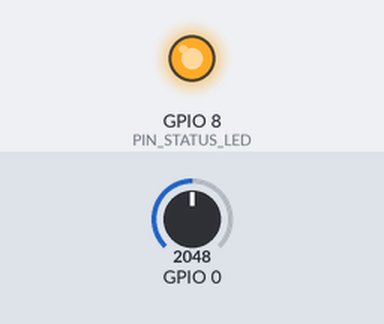
Recording of a program running on a simulated ESP32-C3. Parts: output pins drawn as LEDs (lit = HIGH). The test bench sets the inputs (shaded band); at power-on: GPIO 0 = 2048 (analog values on the 0–4095 scale). WiFi joins after 1.5 s; servers stay silent unless stated; what the program prints to the serial monitor is not drawn.

Above: at 4.1 s.
Timing chart, 0 to 8.2 s (numbered marks = the images above):
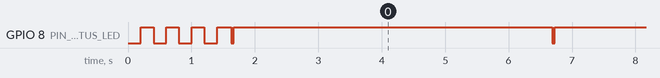

The program:

main.cpp
```cpp
// GreenHub - Firmware Sensor Node 2 (ESP32-C3 Super Mini)
// Phần cứng:
//   - Cảm biến độ ẩm đất: AOUT -> GPIO0 (ADC1_CH0, 12-bit 0..4095)
//   - LED trạng thái trên board ESP32-C3 Super Mini: GPIO8 (kích mức LOW)
// Tích hợp:
//   - Kết nối Wi-Fi "Greenhouse-IOT" (pass "12345678") cùng mạng với Node 1 & Gateway
//   - Đọc ADC1 12-bit trên GPIO0 (không xung đột Wi-Fi RF như ESP8266), lấy median 5 mẫu
//   - Gửi gói UDP JSON {"type":"node2","zone":2,"seq":...,"mac":...,"soil_pct":...,"soil_raw":...} mỗi 5 giây
//   - Hỗ trợ nạp code không dây qua ArduinoOTA (hostname: node2.local)

#include <Arduino.h>
#include <ArduinoJson.h>
#include <ArduinoOTA.h>
#include <WiFi.h>
#include <WiFiUdp.h>
#include <stdio.h>
#include <string.h>

#include "gh_config.h"
#include "gh_packets.h"

namespace {

#ifdef PIN_SOIL_AOUT
constexpr uint8_t PIN_SOIL_ADC = PIN_SOIL_AOUT;
#else
constexpr uint8_t PIN_SOIL_ADC = 0;  // GPIO0 (ADC1_CH0 trên ESP32-C3)
#endif

#ifdef PIN_LED
constexpr uint8_t PIN_STATUS_LED = PIN_LED;
#else
constexpr uint8_t PIN_STATUS_LED = 8;  // LED tích hợp ESP32-C3 Super Mini (LOW = sáng, HIGH = tắt)
#endif

constexpr uint8_t SOIL_SAMPLES = 5;

WiFiUDP g_udp;
bool g_udp_started = false;
bool g_ota_started = false;

// Ngưỡng hiệu chuẩn ADC 12-bit trên ESP32-C3 (GPIO0, ADC_11db, Vmax ~ 2.5V):
// - Khi để KHÔ ngoài không khí (~1.9V-2.1V): GPIO0_raw12 ≈ 3100 -> DRY = 3100 (0% ẩm)
// - Khi nhúng ƯỚT (nước/đất bão hòa ~0.9V-1.0V): GPIO0_raw12 ≈ 1400 -> WET = 1400 (100% ẩm)
// (Khi đất ẩm vừa phải GPIO0_raw12 ≈ 1700-1800 -> ~75-82% ẩm)
constexpr uint16_t ESP32C3_DEFAULT_DRY_RAW = 3100;
constexpr uint16_t ESP32C3_DEFAULT_WET_RAW = 1400;

uint8_t g_zone = 2;
uint16_t g_interval_s = gh::SENSOR_MEASURE_INTERVAL_S;  // 5 giây
uint16_t g_dry_raw = ESP32C3_DEFAULT_DRY_RAW;
uint16_t g_wet_raw = ESP32C3_DEFAULT_WET_RAW;
uint16_t g_seq = 0;
IPAddress g_gateway_ip(0, 0, 0, 0);
unsigned long g_last_udp_ms = 0;

IPAddress getBroadcastIp() {
  IPAddress local = WiFi.localIP();
  IPAddress mask = WiFi.subnetMask();
  if (static_cast<uint32_t>(local) == 0 || static_cast<uint32_t>(mask) == 0) {
    return IPAddress(255, 255, 255, 255);
  }
  return IPAddress((static_cast<uint32_t>(local) & static_cast<uint32_t>(mask)) |
                   (~static_cast<uint32_t>(mask)));
}

void initOta() {
  if (g_ota_started) return;
  ArduinoOTA.setHostname("node2");
  ArduinoOTA.onStart([]() {
    Serial.println("[node2] OTA Update Start");
  });
  ArduinoOTA.onEnd([]() {
    Serial.println("\n[node2] OTA Update End");
  });
  ArduinoOTA.onError([](ota_error_t error) {
    Serial.printf("[node2] OTA Error[%u]\n", error);
  });
  ArduinoOTA.begin();
  g_ota_started = true;
  Serial.println("[node2] ArduinoOTA ready (hostname: node2.local)");
}

void ensureWifiConnected() {
  if (WiFi.status() == WL_CONNECTED) {
    if (!g_udp_started) {
      g_udp_started = (g_udp.begin(gh::UDP_PORT) != 0);
    }
    initOta();
    return;
  }

  g_udp_started = false;
  g_ota_started = false;
  WiFi.mode(WIFI_STA);
  WiFi.setAutoReconnect(true);
  WiFi.setSleep(false);

  while (WiFi.status() != WL_CONNECTED) {
    Serial.printf("[node2] Connecting Wi-Fi \"%s\"...\n", gh::WIFI_SSID);
    WiFi.begin(gh::WIFI_SSID, gh::WIFI_PASS);
    unsigned long start_ms = millis();
    while (WiFi.status() != WL_CONNECTED && (millis() - start_ms) < 10000UL) {
      digitalWrite(PIN_STATUS_LED, !digitalRead(PIN_STATUS_LED));
      delay(200);
    }
  }
  digitalWrite(PIN_STATUS_LED, HIGH);  // Tắt LED (active-low)
  g_udp_started = (g_udp.begin(gh::UDP_PORT) != 0);

  Serial.printf("[node2] Wi-Fi connected: IP=%s\n",
                WiFi.localIP().toString().c_str());
  initOta();
}

void pollIncomingCfg() {
  if (!g_udp_started) return;
  int pkt_size = g_udp.parsePacket();
  while (pkt_size > 0) {
    const IPAddress remote_ip = g_udp.remoteIP();
    char buf[384];
    int len = g_udp.read(buf, (pkt_size < static_cast<int>(sizeof(buf) - 1))
                                  ? pkt_size
                                  : static_cast<int>(sizeof(buf) - 1));
    if (len > 0) {
      buf[len] = '\0';
      JsonDocument doc;
      if (deserializeJson(doc, buf, len) == DeserializationError::Ok) {
        const char* type_str = doc["type"] | "";
        if (strcmp(type_str, "cfg") == 0) {
          if (static_cast<uint32_t>(remote_ip) != 0) {
            g_gateway_ip = remote_ip;
          }
          g_zone = doc["zone"] | g_zone;
          uint16_t dry = doc["soil_dry_raw"] | g_dry_raw;
          uint16_t wet = doc["soil_wet_raw"] | g_wet_raw;
          if (dry != wet && dry > 0 && wet > 0) {
            g_dry_raw = dry;
            g_wet_raw = wet;
          }
        }
      }
    }
    pkt_size = g_udp.parsePacket();
  }
}

uint16_t readSoilRaw() {
  uint16_t samples[SOIL_SAMPLES] = {0};
  for (uint8_t i = 0; i < SOIL_SAMPLES; ++i) {
    samples[i] = static_cast<uint16_t>(analogRead(PIN_SOIL_ADC));
    if (i + 1 < SOIL_SAMPLES) {
      delay(2);
    }
  }

  // Insertion sort 5 mẫu và lấy median
  for (uint8_t i = 1; i < SOIL_SAMPLES; ++i) {
    uint16_t key = samples[i];
    int j = i - 1;
    while (j >= 0 && samples[j] > key) {
      samples[j + 1] = samples[j];
      --j;
    }
    samples[j + 1] = key;
  }
  return samples[SOIL_SAMPLES / 2];
}

void measureAndSendUdp() {
  ensureWifiConnected();

  const uint16_t soil_raw = readSoilRaw();
  const uint8_t soil_pct = gh::soilPct(soil_raw, g_dry_raw, g_wet_raw);
  if (++g_seq == 0) g_seq = 1;

  JsonDocument doc;
  doc["type"] = "node2";
  doc["zone"] = g_zone;
  doc["seq"] = g_seq;
  doc["mac"] = WiFi.macAddress();
  doc["soil_pct"] = soil_pct;
  doc["soil_raw"] = soil_raw;

  char payload[256];
  const size_t len = serializeJson(doc, payload, sizeof(payload));
  const IPAddress bcast = getBroadcastIp();
  g_udp.beginPacket(bcast, gh::UDP_PORT);
  g_udp.write(reinterpret_cast<const uint8_t*>(payload), len);
  g_udp.endPacket();

  if (static_cast<uint32_t>(g_gateway_ip) != 0 && g_gateway_ip != bcast) {
    g_udp.beginPacket(g_gateway_ip, gh::UDP_PORT);
    g_udp.write(reinterpret_cast<const uint8_t*>(payload), len);
    g_udp.endPacket();
  }

  Serial.printf("[node2] GPIO0_raw12=%u (dry=%u, wet=%u) -> soil_pct=%u%% | UDP JSON: %s\n",
                soil_raw, g_dry_raw, g_wet_raw, soil_pct, payload);

  // Nháy ngắn LED trên board ESP32-C3 Super Mini (LOW = sáng)
  digitalWrite(PIN_STATUS_LED, LOW);
  delay(40);
  digitalWrite(PIN_STATUS_LED, HIGH);
}

}  // namespace

void setup() {
  pinMode(PIN_STATUS_LED, OUTPUT);
  digitalWrite(PIN_STATUS_LED, HIGH);  // Tắt LED
  pinMode(PIN_SOIL_ADC, INPUT);
  analogReadResolution(12);
  analogSetPinAttenuation(PIN_SOIL_ADC, ADC_11db);

  Serial.begin(115200);
  ensureWifiConnected();
  measureAndSendUdp();
  g_last_udp_ms = millis();
}

void loop() {
  ensureWifiConnected();
  ArduinoOTA.handle();
  pollIncomingCfg();

  const unsigned long now = millis();
  if ((now - g_last_udp_ms) >= static_cast<unsigned long>(g_interval_s) * 1000UL) {
    g_last_udp_ms = now;
    measureAndSendUdp();
  }
  delay(20);
}
```

Measured:
- by itself, GPIO 8 (PIN_STATUS_LED): goes 3 × (LOW 0.20 s, HIGH 0.20 s), 25 × (LOW 0.04 s, HIGH 5.0 s), LOW 0.04 s, then HIGH
